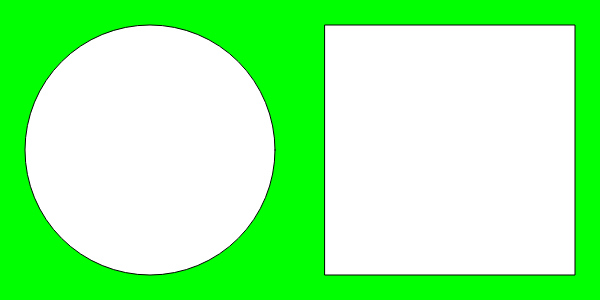
Frame 1 (no input)
Frame 60 (no input): identical to frame 1, image omitted
Frame 120 (the mouse pressed at the canvas centre since frame 60): identical to frame 1, image omitted

The p5.js sketch that drew this single still picture (run headless with seeded random() and noise() and a simulated clock; from frame 60 on, the mouse is pressed at the canvas centre):

// p5.js sketch
// ── sketch.js
function setup() {
  createCanvas(600, 300);
}

function draw() {
  background(0, 255, 0);
  ellipse(150, 150, 250, 250);
  square(325, 25, 250);
}
